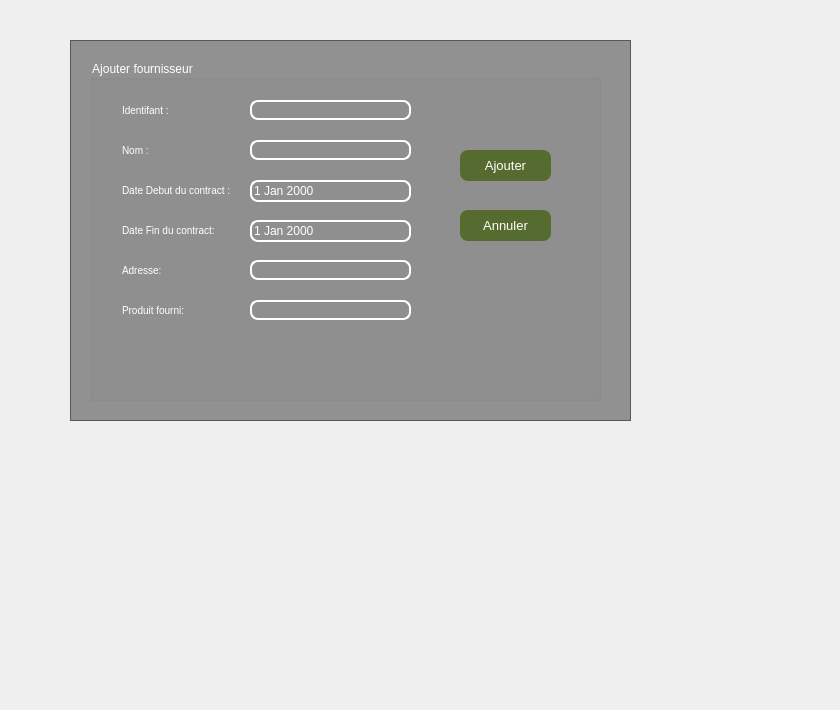
     <widget class="QWidget" name="widget_6">
      <attribute name="title">
       <string>Ajouter un fournisseur</string>
      </attribute>
      <widget class="QLabel" name="label_10">
       <property name="geometry">
        <rect>
         <x>10</x>
         <y>0</y>
         <width>821</width>
         <height>701</height>
        </rect>
       </property>
       <property name="text">
        <string/>
       </property>
       <property name="pixmap">
        <pixmap>../../Downloads/djjjj.jpg</pixmap>
       </property>
      </widget>
      <widget class="QFrame" name="frame_21">
       <property name="geometry">
        <rect>
         <x>70</x>
         <y>40</y>
         <width>561</width>
         <height>381</height>
        </rect>
       </property>
       <property name="styleSheet">
        <string notr="true">QFrame
{background : black;
background:rgba(0,0,0,100);}</string>
       </property>
       <property name="frameShape">
        <enum>QFrame::StyledPanel</enum>
       </property>
       <property name="frameShadow">
        <enum>QFrame::Raised</enum>
       </property>
       <widget class="QGroupBox" name="groupBox_18">
        <property name="geometry">
         <rect>
          <x>20</x>
          <y>20</y>
          <width>511</width>
          <height>341</height>
         </rect>
        </property>
        <property name="styleSheet">
         <string notr="true">QGroupBox{color:white;}</string>
        </property>
        <property name="title">
         <string>Ajouter fournisseur</string>
        </property>
        <widget class="QLineEdit" name="id_2">
         <property name="geometry">
          <rect>
           <x>160</x>
           <y>40</y>
           <width>161</width>
           <height>20</height>
          </rect>
         </property>
         <property name="styleSheet">
          <string notr="true">QLineEdit
 { background-color: transparent;
  color: #F5F5DC
;
  border: 1.5px solid white; 
border-radius: 8px;
}</string>
         </property>
         <property name="text">
          <string/>
         </property>
        </widget>
        <widget class="QDateEdit" name="datedeb_3">
         <property name="geometry">
          <rect>
           <x>160</x>
           <y>120</y>
           <width>161</width>
           <height>22</height>
          </rect>
         </property>
         <property name="styleSheet">
          <string notr="true">QDateEdit
 { background-color: transparent;
  color: white;
  border: 1.5px solid white; 
border-radius: 8px}</string>
         </property>
        </widget>
        <widget class="QLineEdit" name="lineEdit_123">
         <property name="geometry">
          <rect>
           <x>30</x>
           <y>40</y>
           <width>111</width>
           <height>21</height>
          </rect>
         </property>
         <property name="cursor">
          <cursorShape>ArrowCursor</cursorShape>
         </property>
         <property name="styleSheet">
          <string notr="true">QLineEdit {background:transparent;
border:none;
color:white;
font-size: 10px;
}</string>
         </property>
         <property name="text">
          <string>Identifant : </string>
         </property>
        </widget>
        <widget class="QLineEdit" name="lineEdit_126">
         <property name="geometry">
          <rect>
           <x>30</x>
           <y>240</y>
           <width>113</width>
           <height>20</height>
          </rect>
         </property>
         <property name="styleSheet">
          <string notr="true">QLineEdit {background:transparent;
border:none;
color:white;
font-size: 10px;}</string>
         </property>
         <property name="text">
          <string>Produit fourni: </string>
         </property>
        </widget>
        <widget class="QLineEdit" name="nom_2">
         <property name="geometry">
          <rect>
           <x>160</x>
           <y>80</y>
           <width>161</width>
           <height>20</height>
          </rect>
         </property>
         <property name="styleSheet">
          <string notr="true">QLineEdit
 { background-color: transparent;
  color: #F5F5DC
;
  border: 1.5px solid white; 
border-radius: 8px;
}</string>
         </property>
        </widget>
        <widget class="QLineEdit" name="lineEdit_131">
         <property name="geometry">
          <rect>
           <x>30</x>
           <y>160</y>
           <width>151</width>
           <height>20</height>
          </rect>
         </property>
         <property name="styleSheet">
          <string notr="true">QLineEdit {background:transparent;
border:none;
color:white;
font-size: 10px;}</string>
         </property>
         <property name="text">
          <string>Date Fin du contract: </string>
         </property>
        </widget>
        <widget class="QLineEdit" name="lineEdit_144">
         <property name="geometry">
          <rect>
           <x>30</x>
           <y>120</y>
           <width>171</width>
           <height>20</height>
          </rect>
         </property>
         <property name="styleSheet">
          <string notr="true">QLineEdit {background:transparent;
border:none;
color:white;
font-size: 10px;}</string>
         </property>
         <property name="text">
          <string>Date Debut du contract :</string>
         </property>
        </widget>
        <widget class="QLineEdit" name="adresse_2">
         <property name="geometry">
          <rect>
           <x>160</x>
           <y>200</y>
           <width>161</width>
           <height>20</height>
          </rect>
         </property>
         <property name="styleSheet">
          <string notr="true">QLineEdit
 { background-color: transparent;
  color: #F5F5DC
;
  border: 1.5px solid white; 
border-radius: 8px;
}</string>
         </property>
        </widget>
        <widget class="QLineEdit" name="lineEdit_145">
         <property name="geometry">
          <rect>
           <x>30</x>
           <y>80</y>
           <width>111</width>
           <height>21</height>
          </rect>
         </property>
         <property name="styleSheet">
          <string notr="true">QLineEdit {background:transparent;
border:none;
color:white;
font-size: 10px;}</string>
         </property>
         <property name="text">
          <string>Nom :</string>
         </property>
        </widget>
        <widget class="QLineEdit" name="lineEdit_148">
         <property name="geometry">
          <rect>
           <x>30</x>
           <y>200</y>
           <width>113</width>
           <height>20</height>
          </rect>
         </property>
         <property name="styleSheet">
          <string notr="true">QLineEdit {background:transparent;
border:none;
color:white;
font-size: 10px;}</string>
         </property>
         <property name="text">
          <string>Adresse: </string>
         </property>
        </widget>
        <widget class="QDateEdit" name="datedeb_4">
         <property name="geometry">
          <rect>
           <x>160</x>
           <y>160</y>
           <width>161</width>
           <height>22</height>
          </rect>
         </property>
         <property name="styleSheet">
          <string notr="true">QDateEdit
 { background-color: transparent;
  color: white;
  border: 1.5px solid white; 
border-radius: 8px}
</string>
         </property>
        </widget>
        <widget class="QLineEdit" name="prod_2">
         <property name="geometry">
          <rect>
           <x>160</x>
           <y>240</y>
           <width>161</width>
           <height>20</height>
          </rect>
         </property>
         <property name="styleSheet">
          <string notr="true">QLineEdit
 { background-color: transparent;
  color: #F5F5DC
;
  border: 1.5px solid white; 
border-radius: 8px;
}</string>
         </property>
        </widget>
        <widget class="QPushButton" name="add_btn_2">
         <property name="geometry">
          <rect>
           <x>370</x>
           <y>90</y>
           <width>91</width>
           <height>31</height>
          </rect>
         </property>
         <property name="styleSheet">
          <string notr="true">QPushButton{border-radius: 8px;
background :#556B2F
;
color: white;
font-size:13px;
}</string>
         </property>
         <property name="text">
          <string>Ajouter</string>
         </property>
        </widget>
        <widget class="QPushButton" name="pushButton_33">
         <property name="geometry">
          <rect>
           <x>370</x>
           <y>150</y>
           <width>91</width>
           <height>31</height>
          </rect>
         </property>
         <property name="styleSheet">
          <string notr="true">QPushButton{border-radius: 8px;
background :#556B2F
;
color: white;
font-size:13px;
}</string>
         </property>
         <property name="text">
          <string>Annuler</string>
         </property>
        </widget>
       </widget>
      </widget>
     </widget>
